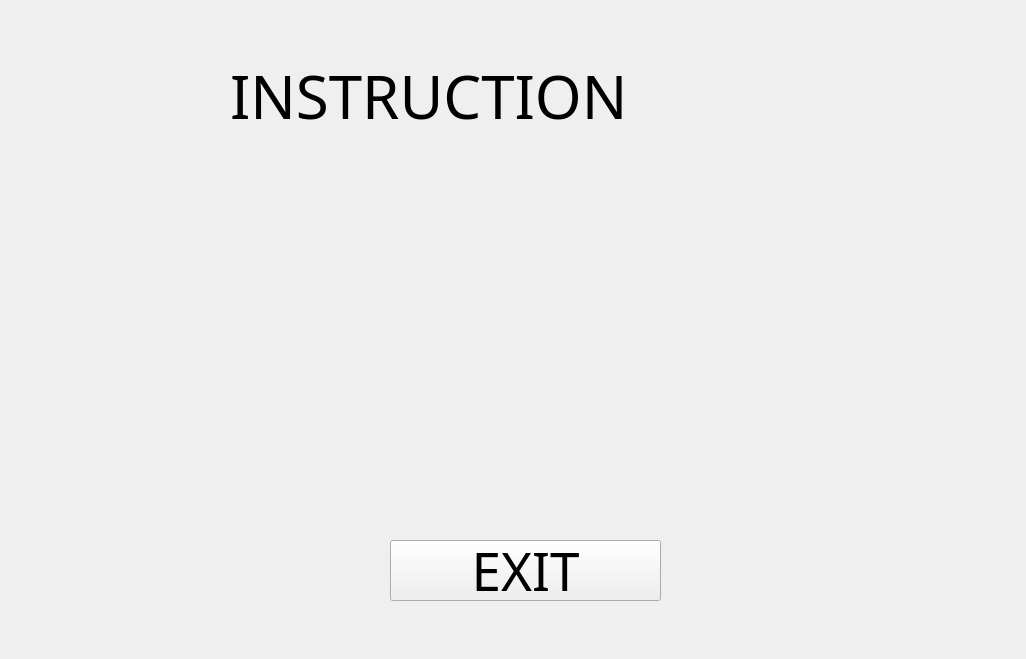
<?xml version="1.0" encoding="UTF-8"?>
<ui version="4.0">
 <class>TrainingWindow</class>
 <widget class="QWidget" name="TrainingWindow">
  <property name="geometry">
   <rect>
    <x>0</x>
    <y>0</y>
    <width>1026</width>
    <height>659</height>
   </rect>
  </property>
  <property name="windowTitle">
   <string>Form</string>
  </property>
  <widget class="QPushButton" name="pushButton_exit">
   <property name="geometry">
    <rect>
     <x>390</x>
     <y>540</y>
     <width>271</width>
     <height>61</height>
    </rect>
   </property>
   <property name="font">
    <font>
     <family>Imprint MT Shadow</family>
     <pointsize>40</pointsize>
    </font>
   </property>
   <property name="text">
    <string>EXIT</string>
   </property>
  </widget>
  <widget class="QLabel" name="label">
   <property name="geometry">
    <rect>
     <x>230</x>
     <y>50</y>
     <width>621</width>
     <height>91</height>
    </rect>
   </property>
   <property name="font">
    <font>
     <family>Imprint MT Shadow</family>
     <pointsize>45</pointsize>
    </font>
   </property>
   <property name="text">
    <string>INSTRUCTION</string>
   </property>
  </widget>
  <widget class="QLabel" name="label_2">
   <property name="geometry">
    <rect>
     <x>840</x>
     <y>540</y>
     <width>121</width>
     <height>31</height>
    </rect>
   </property>
   <property name="font">
    <font>
     <family>Imprint MT Shadow</family>
     <pointsize>15</pointsize>
    </font>
   </property>
   <property name="text">
    <string/>
   </property>
  </widget>
 </widget>
 <resources/>
 <connections/>
</ui>
